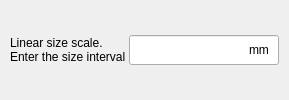
                <widget class="QWidget" name="tbw_linear">
                 <attribute name="title">
                  <string>Linear</string>
                 </attribute>
                 <layout class="QHBoxLayout" name="horizontalLayout_7" stretch="1,2">
                  <property name="spacing">
                   <number>3</number>
                  </property>
                  <property name="leftMargin">
                   <number>10</number>
                  </property>
                  <property name="topMargin">
                   <number>20</number>
                  </property>
                  <property name="rightMargin">
                   <number>10</number>
                  </property>
                  <property name="bottomMargin">
                   <number>20</number>
                  </property>
                  <item>
                   <widget class="QLabel" name="lbl_linear">
                    <property name="sizePolicy">
                     <sizepolicy hsizetype="Preferred" vsizetype="Minimum">
                      <horstretch>0</horstretch>
                      <verstretch>0</verstretch>
                     </sizepolicy>
                    </property>
                    <property name="minimumSize">
                     <size>
                      <width>0</width>
                      <height>30</height>
                     </size>
                    </property>
                    <property name="text">
                     <string>Linear size scale.
Enter the size interval</string>
                    </property>
                   </widget>
                  </item>
                  <item>
                   <widget class="QWidget" name="widget" native="true">
                    <property name="sizePolicy">
                     <sizepolicy hsizetype="Fixed" vsizetype="Fixed">
                      <horstretch>0</horstretch>
                      <verstretch>0</verstretch>
                     </sizepolicy>
                    </property>
                    <property name="minimumSize">
                     <size>
                      <width>150</width>
                      <height>30</height>
                     </size>
                    </property>
                    <property name="maximumSize">
                     <size>
                      <width>150</width>
                      <height>30</height>
                     </size>
                    </property>
                    <widget class="QLineEdit" name="le_linear">
                     <property name="geometry">
                      <rect>
                       <x>0</x>
                       <y>0</y>
                       <width>150</width>
                       <height>30</height>
                      </rect>
                     </property>
                     <property name="minimumSize">
                      <size>
                       <width>0</width>
                       <height>30</height>
                      </size>
                     </property>
                    </widget>
                    <widget class="QLabel" name="lbl_unit">
                     <property name="geometry">
                      <rect>
                       <x>120</x>
                       <y>0</y>
                       <width>31</width>
                       <height>30</height>
                      </rect>
                     </property>
                     <property name="minimumSize">
                      <size>
                       <width>0</width>
                       <height>30</height>
                      </size>
                     </property>
                     <property name="text">
                      <string>mm</string>
                     </property>
                    </widget>
                   </widget>
                  </item>
                 </layout>
                </widget>
